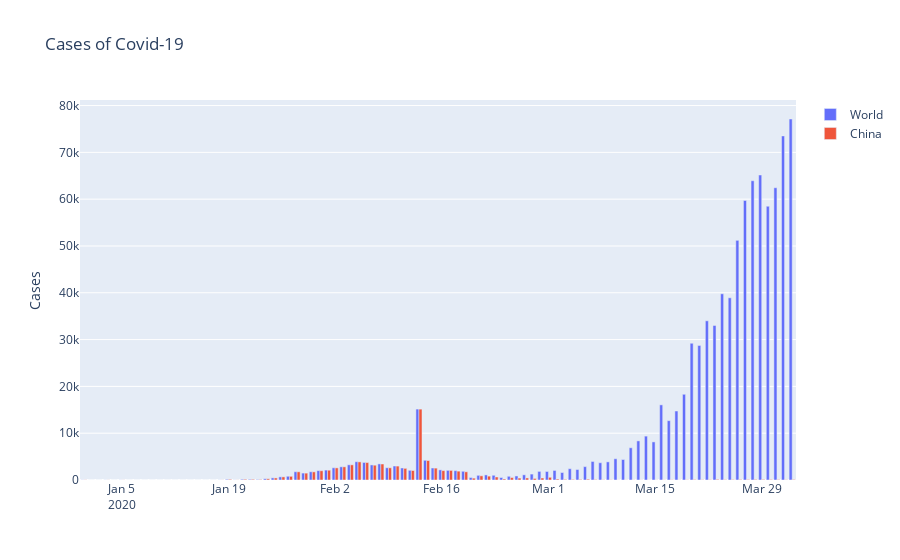

Here is the notebook cell this chart was saved with:
### Markdown cell above
# lets do some labelling

### Code cell
chart_data = df.loc[df['countriesAndTerritories'] == 'World'].reset_index()
chart_data1 = df.loc[df['countriesAndTerritories'] == 'China'].reset_index()
x = chart_data ['dateRep']
y = chart_data ['cases']
x1 = chart_data1 ['dateRep']
y1 = chart_data1 ['cases']
trace0 = go.Bar(x=x, y=y, name = 'World')
trace1 = go.Bar(x=x1, y=y1, name = 'China')

fig = go.Figure([trace0, trace1])
fig.update_layout(title = 'Cases of Covid-19')
fig.layout.yaxis.update(title='Cases')

fig.show()
